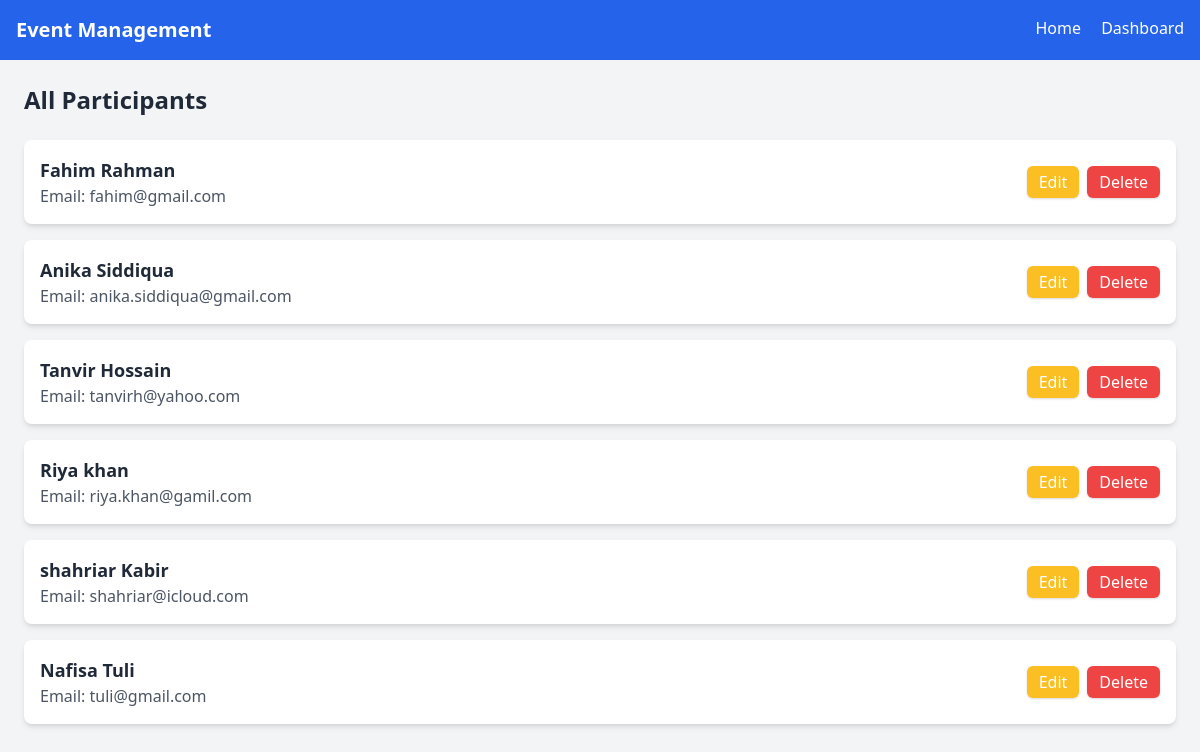
Page /participants/ on the committed database.
### events/models.py (models this page shows, shortened)
class Participant(models.Model):
    name = models.CharField(max_length=100)
    email = models.EmailField(unique=True)

### events/views.py (the view)
# urls.py: path('participants/', views.participant_list, name='participant_list'),
def participant_list(request):
    participants = Participant.objects.all()
    return render(request, 'events/participant_list.html', {'participants': participants})

### events/templates/events/participant_list.html (shortened to what this page needs)
{% extends 'events/base.html' %}
{% block content %}
<h1 class="text-2xl font-bold mb-6">All Participants</h1>
<ul class="space-y-4">
    {% for participant in participants %}
        <li class="flex justify-between items-center bg-white p-4 rounded-lg shadow-md">
            <div>
                <h2 class="text-lg font-semibold">{{ participant.name }}</h2>
                <p class="text-gray-600">Email: {{ participant.email }}</p>
            </div>
            <div class="flex gap-2">
                <a href="{% url 'update_participant' participant.id %}" class="bg-yellow-400 hover:bg-yellow-500 text-white py-1 px-3 rounded-md shadow">
                    Edit
                </a>
                <form method="post" action="{% url 'delete_participant' participant.id %}" onsubmit="return confirm('Are you sure you want to delete this participant?');">
                    <button type="submit" class="bg-red-500 hover:bg-red-600 text-white py-1 px-3 rounded-md shadow">
                        Delete
                    </button>
                </form>
            </div>
        </li>
    {% empty %}
        <li class="text-gray-500">No participants found.</li>
    {% endfor %}
</ul>
{% endblock %}

### rows in the picture
Participant: name "Fahim Rahman", email "fahim@gmail.com"
Participant: name "Anika Siddiqua", email "anika.siddiqua@gmail.com"
Participant: name "Tanvir Hossain", email "tanvirh@yahoo.com"
Participant: name "Riya khan", email "riya.khan@gamil.com"
Participant: name "shahriar Kabir", email "shahriar@icloud.com"
Participant: name "Nafisa Tuli", email "tuli@gmail.com"
